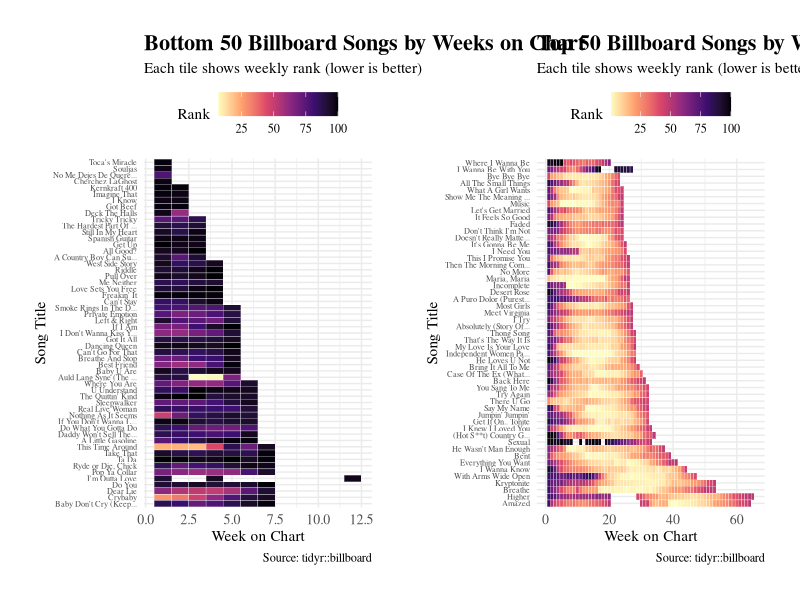

Write the R code that produced this figure.
## ---- chunk 1
suppressPackageStartupMessages(library(tidyverse))
## ---- chunk 2
library(tidyr)
library(dplyr)
library(stringr)
library(forcats)
library(ggplot2)

data("billboard")

billboard_long <- billboard %>%
  pivot_longer(
    cols = starts_with("wk"),
    names_to = "week",
    values_to = "rank",
    values_drop_na = TRUE
  ) %>%
  mutate(week = as.integer(str_remove(week, "wk")))

# Count weeks on chart per track
track_counts <- billboard_long %>%
  count(track, sort = TRUE)

# Top 50 tracks (most weeks)
top_50_tracks <- track_counts %>% slice_max(n, n = 50) %>% pull(track)

# Bottom 50 tracks (least weeks)
bottom_50_tracks <- track_counts %>% slice_min(n, n = 50) %>% pull(track)

# Filter the data for top 50 and bottom 50 separately
billboard_top50 <- billboard_long %>% filter(track %in% top_50_tracks)
billboard_bottom50 <- billboard_long %>% filter(track %in% bottom_50_tracks)
## ---- chunk 3

library(patchwork)

p1 <- ggplot(billboard_bottom50, aes(x = week, y = fct_reorder(track, desc(week)), fill = rank)) +
  geom_tile(color = "white") +
  scale_fill_viridis_c(option = "magma", direction = -1) +
  labs(
    title = "Bottom 50 Billboard Songs by Weeks on Chart",
    subtitle = "Each tile shows weekly rank (lower is better)",
    x = "Week on Chart",
    y = "Song Title",
    fill = "Rank",
    caption = "Source: tidyr::billboard"
  ) +
  theme_minimal(base_family = "Times") +
  theme(
    plot.title = element_text(face = "bold", size = 16),
    axis.text.y = element_text(size = 6),
    axis.text.x = element_text(size = 10),
    plot.margin = margin(20, 20, 20, 20),
    legend.position = "top"
  )

p2 <- ggplot(billboard_top50, aes(x = week, y = fct_reorder(track, desc(week)), fill = rank)) +
  geom_tile(color = "white") +
  scale_fill_viridis_c(option = "magma", direction = -1) +
  labs(
    title = "Top 50 Billboard Songs by Weeks on Chart",
    subtitle = "Each tile shows weekly rank (lower is better)",
    x = "Week on Chart",
    y = "Song Title",
    fill = "Rank",
    caption = "Source: tidyr::billboard"
  ) +
  theme_minimal(base_family = "Times") +
  theme(
    plot.title = element_text(face = "bold", size = 16),
    axis.text.y = element_text(size = 6),
    axis.text.x = element_text(size = 10),
    plot.margin = margin(20, 20, 20, 20),
    legend.position = "top"
  )

combined_plot <- p1 + p2 + plot_layout(ncol = 2)

# Print combined plot
combined_plot
